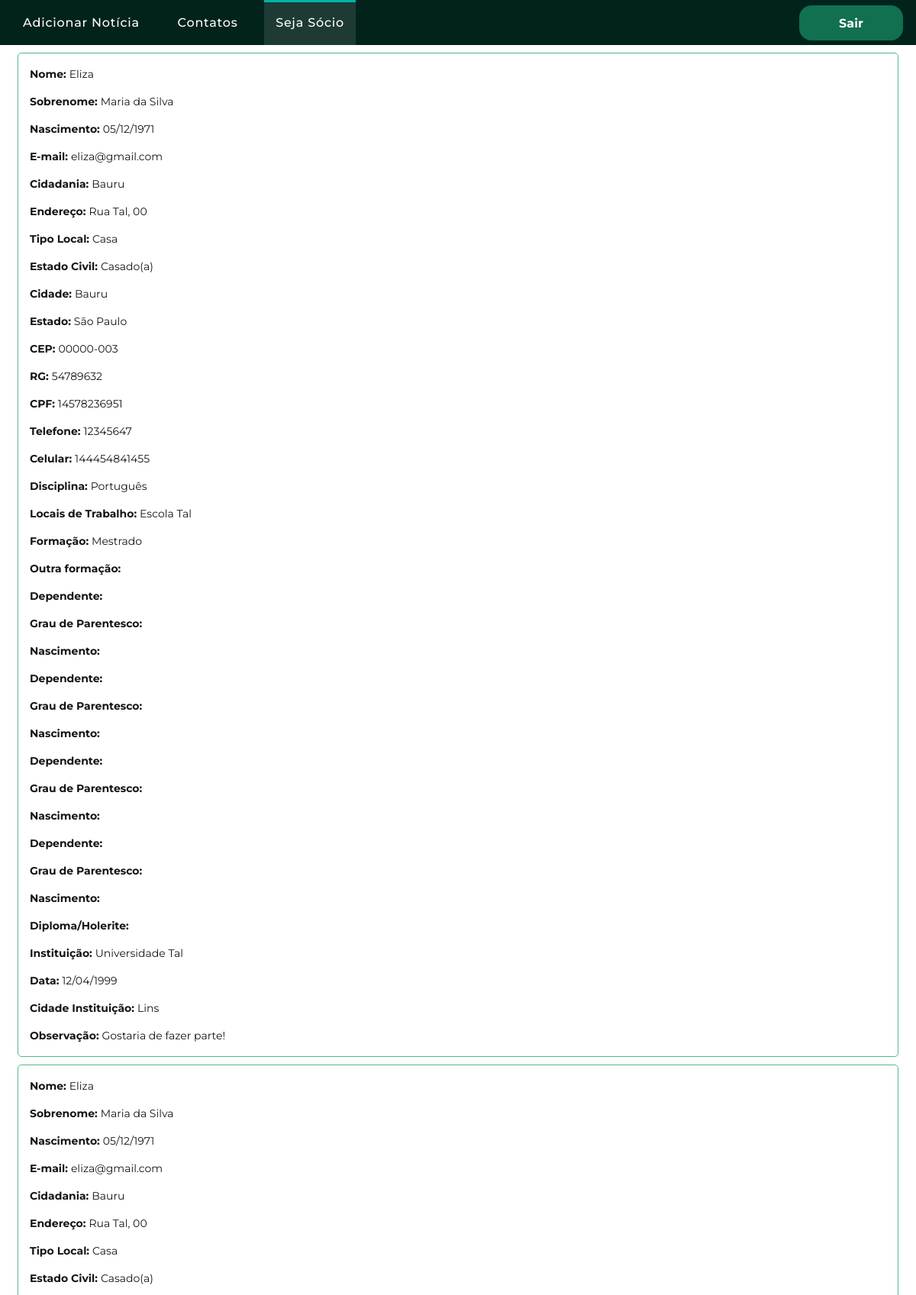
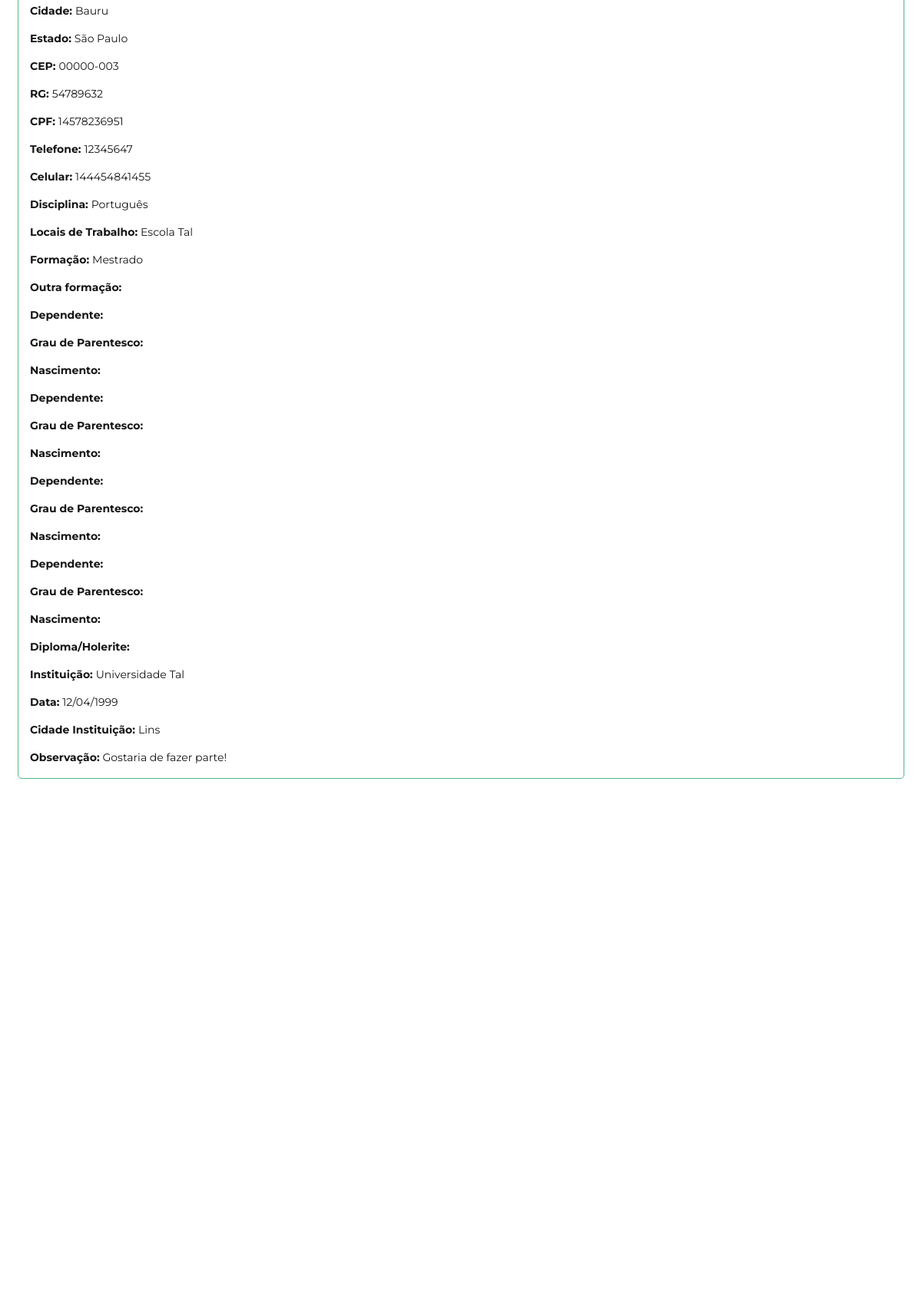
/info_socio.php (signed in, upper part), run on the app's committed database (2 pictures, top to bottom).
### tables this page shows
CREATE TABLE `socio` (
  `nome` varchar(255) NOT NULL,
  `sobrenome` varchar(255) NOT NULL,
  `nascimento` varchar(50) NOT NULL,
  `email` varchar(255) NOT NULL,
  `cidadania` varchar(100) NOT NULL,
  `endereco` varchar(255) NOT NULL,
  `tipolocal` varchar(100) NOT NULL,
  `estadocivil` varchar(50) NOT NULL,
  `cidade` varchar(100) NOT NULL,
  `estado` varchar(50) NOT NULL,
  `cep` varchar(20) NOT NULL,
  `rg` int(8) NOT NULL,
  `cpf` varchar(11) NOT NULL,
  `telefone` varchar(100) NOT NULL,
  `celular` varchar(100) NOT NULL,
  `disciplina` varchar(255) NOT NULL,
  `locaisdetrabalho` text NOT NULL,
  `formacao` varchar(255) NOT NULL,
  `outros` text NOT NULL,
  `dependente1` varchar(200) NOT NULL,
  `graudeparentesco1` varchar(50) NOT NULL,
  `nascimento1` varchar(50) NOT NULL,
  `dependente2` varchar(200) NOT NULL,
  `graudeparentesco2` varchar(50) NOT NULL,
  `nascimento2` varchar(50) NOT NULL,
  `dependente3` varchar(200) NOT NULL,
  `graudeparentesco3` varchar(100) NOT NULL,
  `nascimento3` varchar(50) NOT NULL,
  `dependente4` varchar(200) NOT NULL,
  `graudeparentesco4` varchar(50) NOT NULL,
  `nascimento4` varchar(50) NOT NULL,
  `diploma` varchar(255) NOT NULL,
  `instituicao` varchar(255) NOT NULL,
  `data` varchar(50) NOT NULL,
  `cidadeinstituicao` varchar(100) NOT NULL,
  `observacao` text NOT NULL
);

### info_socio.php (the view, shortened to what this page needs)
<?php
include("conexao.php");
$sql = "SELECT * FROM socio";
$result = $conn->query($sql) or die($conn->error);
$i = 1;
?>
<!DOCTYPE html>
<html class="wide wow-animation" lang="pt-BR">
<head>
  <link rel="stylesheet" href="css/bootstrap.css">
  <link rel="stylesheet" href="css/fonts.css">
  <link rel="stylesheet" href="css/style.css">
</head>
<body>
  <header class="section page-header">
    <div class="rd-navbar-wrap">
      <nav class="rd-navbar rd-navbar-corporate" data-layout="rd-navbar-fixed" data-sm-layout="rd-navbar-fixed"
        data-md-layout="rd-navbar-fixed" data-md-device-layout="rd-navbar-fixed" data-lg-layout="rd-navbar-static"
        data-lg-device-layout="rd-navbar-fixed" data-xl-layout="rd-navbar-static"
        data-xl-device-layout="rd-navbar-static" data-xxl-layout="rd-navbar-static"
        data-xxl-device-layout="rd-navbar-static" data-lg-stick-up-offset="46px" data-xl-stick-up-offset="46px"
        data-xxl-stick-up-offset="106px" data-lg-stick-up="true" data-xl-stick-up="true" data-xxl-stick-up="true">
        <div class="rd-navbar-main-outer">
          <div class="rd-navbar-main">
            <div class="rd-navbar-nav-wrap">
              <ul class="rd-navbar-nav">
                <li class="rd-nav-item"><a class="rd-nav-link" href="add_news.php">Adicionar Notícia</a></li>
                <li class="rd-nav-item"><a class="rd-nav-link" href="info_contatos.php">Contatos</a></li>
                <li class="rd-nav-item active"><a class="rd-nav-link" href="info_socio.php">Seja Sócio</a></li>
              </ul>
              <a class="button button-md button-default-outline-2 button-ujarak" href="logout.php" style="background-color: #107050;">Sair</a>
            </div>
          </div>
        </div>
      </nav>
    </div>
  </header>
  <main>
    <div class="container">
      <?php while($dado = $result->fetch_array()){ ?>
        <?php echo "<div id='box-".$i."' class='box'>"; ?>
        <p><b>Nome:  </b> <?php echo $dado["nome"]; ?></p>
        <p><b>Sobrenome:  </b><?php echo $dado["sobrenome"]; ?></p>
        <p><b>Nascimento:  </b><?php echo date("d/m/Y", strtotime($dado["nascimento"])); ?></p>
        <p><b>E-mail:  </b><?php echo $dado["email"]; ?></p>
        <p><b>Cidadania:  </b><?php echo $dado["cidadania"]; ?></p>
        <p><b>Endereço:  </b><?php echo $dado["endereco"]; ?></p>
        <p><b>Tipo Local:  </b><?php echo $dado["tipolocal"]; ?></p>
        <p><b>Estado Civil:  </b><?php echo $dado["estadocivil"]; ?></p>
        <p><b>Cidade:  </b><?php echo $dado["cidade"]; ?></p>
        <p><b>Estado:  </b><?php echo $dado["estado"]; ?></p>
        <p><b>CEP:  </b><?php echo $dado["cep"]; ?></p>
        <p><b>RG:  </b><?php echo $dado["rg"]; ?></p>
        <p><b>CPF:  </b><?php echo $dado["cpf"]; ?></p>
        <p><b>Telefone:  </b><?php echo $dado["telefone"]; ?></p>
        <p><b>Celular:  </b><?php echo $dado["celular"]; ?></p>
        <p><b>Disciplina:  </b><?php echo $dado["disciplina"]; ?></p>
        <p><b>Locais de Trabalho:  </b><?php echo $dado["locaisdetrabalho"]; ?></p>
        <p><b>Formação:  </b><?php echo $dado["formacao"]; ?></p>
        <p><b>Outra formação:  </b><?php echo $dado["outros"]; ?></p>
        <p><b>Dependente:  </b><?php echo $dado["dependente1"]; ?></p>
        <p><b>Grau de Parentesco:  </b><?php echo $dado["graudeparentesco1"]; ?></p>
        <p><b>Nascimento:  </b><?php echo $dado["nascimento1"]; ?></p>
        <p><b>Dependente:  </b><?php echo $dado["dependente2"]; ?></p>
        <p><b>Grau de Parentesco:  </b><?php echo $dado["graudeparentesco2"]; ?></p>
        <p><b>Nascimento:  </b><?php echo $dado["nascimento2"]; ?></p>
        <p><b>Dependente:  </b><?php echo $dado["dependente3"]; ?></p>
        <p><b>Grau de Parentesco:  </b><?php echo $dado["graudeparentesco3"]; ?></p>
        <p><b>Nascimento:  </b><?php echo $dado["nascimento3"]; ?></p>
        <p><b>Dependente:  </b><?php echo $dado["dependente4"]; ?></p>
        <p><b>Grau de Parentesco:  </b><?php echo $dado["graudeparentesco4"]; ?></p>
        <p><b>Nascimento:  </b><?php echo $dado["nascimento4"]; ?></p>
        <p><b>Diploma/Holerite:  </b><?php echo $dado["diploma"]; ?></p>
        <p><b>Instituição:  </b><?php echo $dado["instituicao"]; ?></p>
        <p><b>Data:  </b><?php echo date("d/m/Y", strtotime($dado["data"])); ?></p>
        <p><b>Cidade Instituição:  </b><?php echo $dado["cidadeinstituicao"]; ?></p>
        <p><b>Observação:  </b><?php echo $dado["observacao"]; ?></p>
        <?php echo "</div>"; ?>
      <?php } ?>
    </div>
  </main>
</body>
</html>

### info_socio.php (style rules this page uses)
html, body { height: 300%; }
main { height: 300%; margin: 8px; }
.box { border: 1px solid #50ba87; border-radius: 5px; margin-top: 10px; padding: 15px; }

### data on the page
socio: nome "Eliza", sobrenome "Maria da Silva", nascimento "05/12/1971", email "eliza@gmail.com", cidadania "Bauru", endereco "Rua Tal, 00", tipolocal "Casa", estadocivil "Casado(a)", cidade "Bauru", estado "São Paulo", cep "00000-003", rg "54789632", cpf "14578236951", telefone "12345647", celular "144454841455", disciplina "Português", locaisdetrabalho "Escola Tal", formacao "Mestrado", instituicao "Universidade Tal", data "12/04/1999", cidadeinstituicao "Lins", observacao "Gostaria de fazer parte!"
socio: nome "Eliza", sobrenome "Maria da Silva", nascimento "05/12/1971", email "eliza@gmail.com", cidadania "Bauru", endereco "Rua Tal, 00", tipolocal "Casa", estadocivil "Casado(a)", cidade "Bauru", estado "São Paulo", cep "00000-003", rg "54789632", cpf "14578236951", telefone "12345647", celular "144454841455", disciplina "Português", locaisdetrabalho "Escola Tal", formacao "Mestrado", instituicao "Universidade Tal", data "12/04/1999", cidadeinstituicao "Lins", observacao "Gostaria de fazer parte!"
